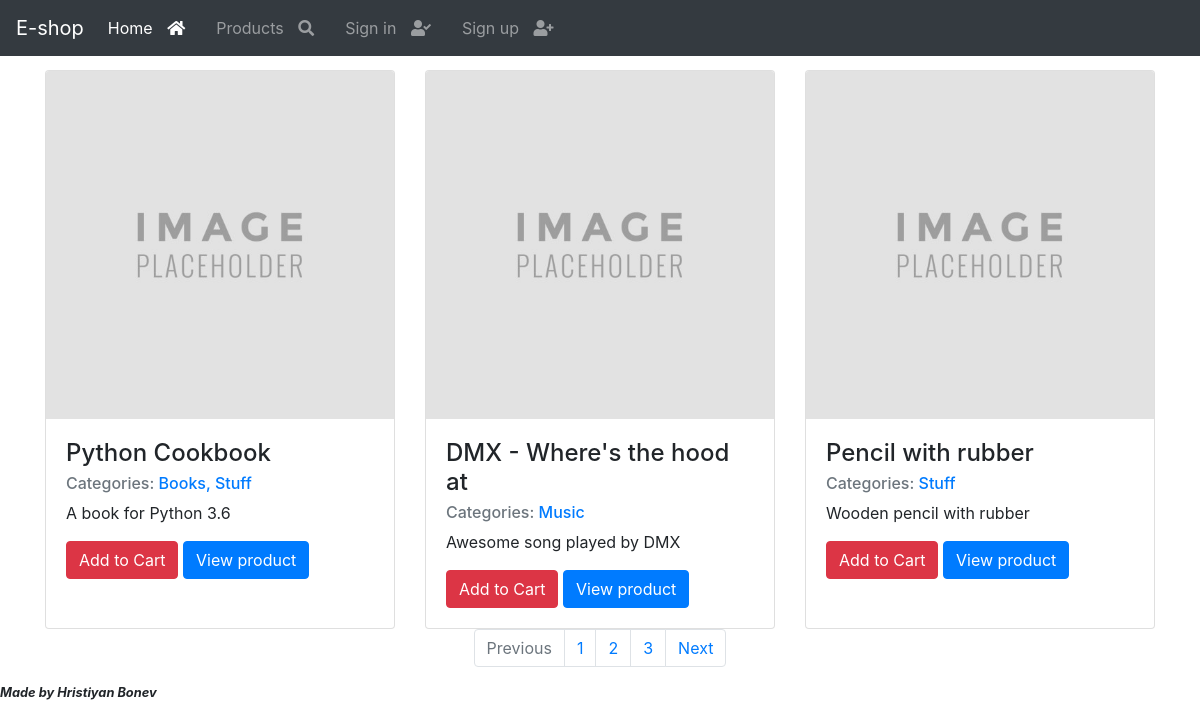
/items, run on the app's committed database.
### shop_project/models.py (models this page shows, shortened)
class Item(models.Model):
    id = models.AutoField(primary_key=True)
    name = models.CharField(max_length=100, unique=True)
    quantity = models.IntegerField()
    description = models.CharField(max_length=255)
    price = models.DecimalField(decimal_places=2, max_digits=10)
    category = models.ManyToManyField(Category)
    image = models.ImageField(upload_to='product_images/')
    def get_item_image(self, width=150, height=150):
        return mark_safe('<img src="{}" width="{}" height="{}" />'.format(self.image.url, width, height))
    get_item_image.short_description = 'Image preview'

class Category(models.Model):
    category_id = models.AutoField(primary_key=True)
    category_name = models.CharField(max_length=50)
    def __str__(self):
        return self.category_name
    class Meta:
        verbose_name = 'Category'
        verbose_name_plural = 'Categories'

### shop_project/views.py (the view)
# urls.py: path('items', ItemListView.as_view(), name='item_list'),
class ItemListView(ListView):
    model = Item
    template_name = 'item_list.html'
    paginate_by = 3
    context_object_name = 'products'

### shop_project/context_processors.py (called while the page is built)
def SignUpModalForm(request):
    return {
        'signup_modal_form': UserCreationForm(),
        'login_modal_form': UserAuthenticationForm(),
        'checkout_form': CheckoutItemForm(request.session.get('cart'))
    }

### shop_project/templates/item_list.html (shortened to what this page needs)
{% extends "base.html" %}
{% load static %}
{% block content %}
<div class="container">
    <div class="card-deck">
    {% for product in products %}
        <div class="card">
          <img class="card-img-top" src="{{ product.image.url }}" alt="Card image cap" data-toggle="modal" data-target="#ItemModal_{{ product.id }}" style="cursor:pointer">
          <div class="card-body">
            <h4 class="card-title">{{product.name}}</h4>
            <h6 class="card-subtitle mb-2 text-muted">
                Categories:
              {% for category in product.category.all %}
                <a href="#">{{category}}{% if not forloop.last %}, {% endif %}</a>
              {% endfor %}
            </h6>
            <p class="card-text">{{product.description}}</p>
            <a id="add_to_cart_{{ product.id }}" href="{% url 'add_to_cart' pk=product.id %}" class="btn btn-danger">Add to Cart</a>
            <button type="button" class="btn btn-primary" data-toggle="modal" data-target="#ItemModal_{{ product.id }}">View product</button>
          </div>
        </div>
        {% if forloop.counter|divisibleby:3 %}</div> <div class="card-deck">{% endif %}
    {% endfor %}
    </div>
    {% if is_paginated %}
        <nav aria-label="Page navigation example">
          <ul class="pagination justify-content-center">
                <li class="page-item {% if page_obj.has_previous is False %}disabled{% endif %}">
                    <a class="page-link" href="/items?page={{ page_obj.number | add:-1 }}" tabindex="-1">Previous</a>
                </li>
              {% for page in page_obj.paginator.page_range %}
                    <li class="page-item"><a class="page-link" href="/items?page={{ page }}">{{ page }}</a></li>
              {% endfor %}
                 <li class="page-item {% if page_obj.has_next is False %}disabled{% endif %}">
                     <a class="page-link" href="/items?page={{ page_obj.number | add:1 }}">Next</a>
                </li>
          </ul>
        </nav>
    {% endif %}
</div>
{% endblock content%}

### shop_project/templates/base.html (shortened to what this page needs)
{% load static %}
{% load crispy_forms_tags %}
<html>
 <head>
     <link rel="stylesheet" href="https://stackpath.bootstrapcdn.com/bootstrap/4.1.3/css/bootstrap.min.css">
     <link rel="stylesheet" href="https://use.fontawesome.com/releases/v5.0.13/css/all.css">
  </head>
    <header>
         <nav class="navbar navbar-expand-lg fixed-top navbar-dark bg-dark">
            <a class="navbar-brand" href="#">E-shop</a>
          <div class="collapse navbar-collapse" id="navbarSupportedContent">
            <ul class="navbar-nav mr-auto">
                <li class="nav-item active">
                     <a class="nav-link" href="{% url 'index' %}">
                         Home
                         <i class="fas fa-home"><span class="sr-only">(current)</span></i>
                     </a>
                </li>
                <li class="nav-item">
                     <a class="nav-link" href="{% url 'item_list' %}">
                         Products
                         <i class="fas fa-search"></i>
                     </a>
                </li>
                {% if request.user.is_authenticated %}
                <li class="nav-item">
                    <a class="nav-link" href="{% url 'checkout' %}">
                        Cart
                        <i class="fas fa-shopping-cart"></i>
                    </a>
                </li>
                <li class="nav-item">
                    <a class="nav-link" href="{% url 'logout' %}">
                        Logout
                        <i class="fas fa-sign-out-alt"></i>
                    </a>
                </li>
                {% else %}
                <li class="nav-item">
                    <a class="nav-link" href="{% url 'sign_in' %}" data-toggle="modal" data-target="#SignInModal">
                        Sign in
                        <i class="fas fa-user-check"></i>
                    </a>
                </li>
                <li class="nav-item">
                    <a class="nav-link" data-toggle="modal" href="{% url 'sign-up' %}" data-target="#SignUpModal">
                        Sign up
                        <i class="fas fa-user-plus"></i>
                    </a>
                </li>
                {% endif %}
            </ul>
         </div>
        </nav>
    </header>
    <body>
      {% block content %}
      {% endblock content %}
    </body>
    <footer class='footer'>
        <small id='signature'><b><i>Made by Hristiyan Bonev</i></b></small>
    </footer>
</html>

### shop_project/templates/sign_up.html (shortened to what this page needs)
{% load crispy_forms_tags %}

### shop_project/templates/sign_in.html (shortened to what this page needs)
{% load crispy_forms_tags %}

### shop_project/templates/base.html (style rules this page uses)
body { padding-top: 70px; }
.fas { padding-left: 10px; }

### shop_project/templates/sign_up.html (style rules this page uses)
.fas { padding-right:15px }

### data on the page
Item: image (placeholder picture), name "Python Cookbook", description "A book for Python 3.6"
Category: category_name "Books"
Category: category_name "Stuff"
Item: image (placeholder picture), name "DMX - Where's the hood at", description "Awesome song played by DMX"
Category: category_name "Music"
Item: image (placeholder picture), name "Pencil with rubber", description "Wooden pencil with rubber"

### other printed values
{{ page }} "1" "2" "3"
